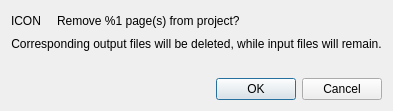
<?xml version="1.0" encoding="UTF-8"?>
<ui version="4.0">
 <class>RemovePagesDialog</class>
 <widget class="QDialog" name="RemovePagesDialog">
  <property name="geometry">
   <rect>
    <x>0</x>
    <y>0</y>
    <width>352</width>
    <height>111</height>
   </rect>
  </property>
  <property name="windowTitle">
   <string>Remove Pages</string>
  </property>
  <layout class="QVBoxLayout" name="verticalLayout">
   <item>
    <layout class="QHBoxLayout" name="horizontalLayout">
     <item>
      <widget class="QLabel" name="icon">
       <property name="sizePolicy">
        <sizepolicy hsizetype="Preferred" vsizetype="Preferred">
         <horstretch>0</horstretch>
         <verstretch>0</verstretch>
        </sizepolicy>
       </property>
       <property name="text">
        <string notr="true">ICON</string>
       </property>
      </widget>
     </item>
     <item>
      <spacer name="horizontalSpacer">
       <property name="orientation">
        <enum>Qt::Horizontal</enum>
       </property>
       <property name="sizeType">
        <enum>QSizePolicy::Preferred</enum>
       </property>
       <property name="sizeHint" stdset="0">
        <size>
         <width>10</width>
         <height>20</height>
        </size>
       </property>
      </spacer>
     </item>
     <item>
      <widget class="QLabel" name="text">
       <property name="sizePolicy">
        <sizepolicy hsizetype="Expanding" vsizetype="Preferred">
         <horstretch>0</horstretch>
         <verstretch>0</verstretch>
        </sizepolicy>
       </property>
       <property name="text">
        <string>Remove %1 page(s) from project?</string>
       </property>
       <property name="alignment">
        <set>Qt::AlignLeading|Qt::AlignLeft|Qt::AlignVCenter</set>
       </property>
      </widget>
     </item>
    </layout>
   </item>
   <item>
    <widget class="QLabel" name="multiPageWarning">
     <property name="enabled">
      <bool>true</bool>
     </property>
     <property name="text">
      <string>Corresponding output files will be deleted, while input files will remain.</string>
     </property>
     <property name="alignment">
      <set>Qt::AlignCenter</set>
     </property>
    </widget>
   </item>
   <item>
    <spacer name="verticalSpacer">
     <property name="orientation">
      <enum>Qt::Vertical</enum>
     </property>
     <property name="sizeHint" stdset="0">
      <size>
       <width>20</width>
       <height>40</height>
      </size>
     </property>
    </spacer>
   </item>
   <item>
    <widget class="QDialogButtonBox" name="buttonBox">
     <property name="orientation">
      <enum>Qt::Horizontal</enum>
     </property>
     <property name="standardButtons">
      <set>QDialogButtonBox::Cancel|QDialogButtonBox::Ok</set>
     </property>
    </widget>
   </item>
  </layout>
 </widget>
 <resources/>
 <connections>
  <connection>
   <sender>buttonBox</sender>
   <signal>accepted()</signal>
   <receiver>RemovePagesDialog</receiver>
   <slot>accept()</slot>
   <hints>
    <hint type="sourcelabel">
     <x>248</x>
     <y>254</y>
    </hint>
    <hint type="destinationlabel">
     <x>157</x>
     <y>274</y>
    </hint>
   </hints>
  </connection>
  <connection>
   <sender>buttonBox</sender>
   <signal>rejected()</signal>
   <receiver>RemovePagesDialog</receiver>
   <slot>reject()</slot>
   <hints>
    <hint type="sourcelabel">
     <x>316</x>
     <y>260</y>
    </hint>
    <hint type="destinationlabel">
     <x>286</x>
     <y>274</y>
    </hint>
   </hints>
  </connection>
 </connections>
</ui>
